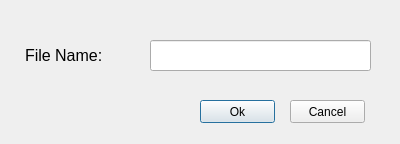
<?xml version="1.0" encoding="UTF-8"?>
<ui version="4.0">
 <class>selectFile</class>
 <widget class="QDialog" name="selectFile">
  <property name="geometry">
   <rect>
    <x>0</x>
    <y>0</y>
    <width>400</width>
    <height>144</height>
   </rect>
  </property>
  <property name="windowTitle">
   <string>Dialog</string>
  </property>
  <widget class="QLineEdit" name="lineEdit">
   <property name="geometry">
    <rect>
     <x>150</x>
     <y>40</y>
     <width>221</width>
     <height>31</height>
    </rect>
   </property>
  </widget>
  <widget class="QLabel" name="label">
   <property name="geometry">
    <rect>
     <x>25</x>
     <y>40</y>
     <width>81</width>
     <height>31</height>
    </rect>
   </property>
   <property name="text">
    <string>&lt;html&gt;&lt;head/&gt;&lt;body&gt;&lt;p&gt;&lt;span style=&quot; font-size:12pt;&quot;&gt;File Name:&lt;/span&gt;&lt;/p&gt;&lt;/body&gt;&lt;/html&gt;</string>
   </property>
  </widget>
  <widget class="QPushButton" name="okBtn">
   <property name="geometry">
    <rect>
     <x>200</x>
     <y>100</y>
     <width>75</width>
     <height>23</height>
    </rect>
   </property>
   <property name="text">
    <string>Ok</string>
   </property>
  </widget>
  <widget class="QPushButton" name="cancelBtn">
   <property name="geometry">
    <rect>
     <x>290</x>
     <y>100</y>
     <width>75</width>
     <height>23</height>
    </rect>
   </property>
   <property name="text">
    <string>Cancel</string>
   </property>
  </widget>
 </widget>
 <resources/>
 <connections/>
</ui>
